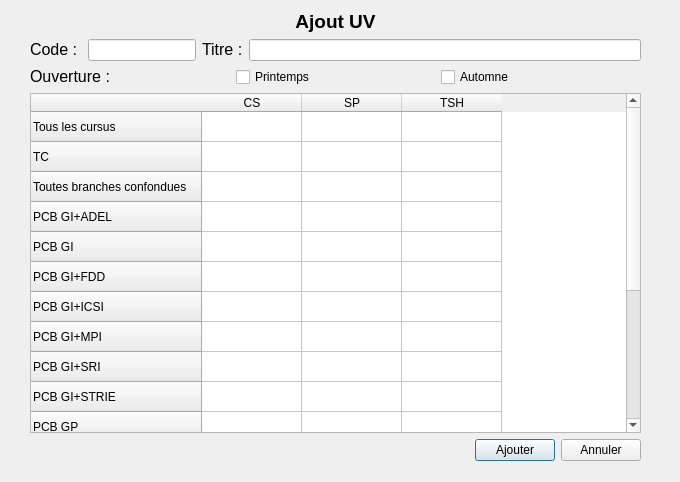
<?xml version="1.0" encoding="UTF-8"?>
<ui version="4.0">
 <class>Dialog</class>
 <widget class="QDialog" name="Dialog">
  <property name="geometry">
   <rect>
    <x>0</x>
    <y>0</y>
    <width>680</width>
    <height>482</height>
   </rect>
  </property>
  <property name="windowTitle">
   <string>Dialog</string>
  </property>
  <widget class="QWidget" name="verticalLayoutWidget">
   <property name="geometry">
    <rect>
     <x>30</x>
     <y>10</y>
     <width>611</width>
     <height>451</height>
    </rect>
   </property>
   <layout class="QVBoxLayout" name="verticalLayout1_2">
    <item alignment="Qt::AlignHCenter">
     <widget class="QLabel" name="Catalogue_2">
      <property name="text">
       <string>&lt;html&gt;&lt;head/&gt;&lt;body&gt;&lt;p align=&quot;center&quot;&gt;&lt;span style=&quot; font-size:14pt; font-weight:600;&quot;&gt;Ajout UV&lt;/span&gt;&lt;/p&gt;&lt;/body&gt;&lt;/html&gt;</string>
      </property>
     </widget>
    </item>
    <item>
     <layout class="QFormLayout" name="formLayout_2">
      <property name="fieldGrowthPolicy">
       <enum>QFormLayout::AllNonFixedFieldsGrow</enum>
      </property>
     </layout>
    </item>
    <item>
     <layout class="QHBoxLayout" name="horizontalLayout1_2">
      <item>
       <widget class="QLabel" name="code_2">
        <property name="text">
         <string>&lt;html&gt;&lt;head/&gt;&lt;body&gt;&lt;p&gt;&lt;span style=&quot; font-size:12pt;&quot;&gt;Code : &lt;/span&gt;&lt;/p&gt;&lt;/body&gt;&lt;/html&gt;</string>
        </property>
       </widget>
      </item>
      <item alignment="Qt::AlignLeft">
       <widget class="QLineEdit" name="codeEdit_2"/>
      </item>
      <item>
       <widget class="QLabel" name="titre_2">
        <property name="text">
         <string>&lt;html&gt;&lt;head/&gt;&lt;body&gt;&lt;p&gt;&lt;span style=&quot; font-size:12pt;&quot;&gt;Titre :&lt;/span&gt;&lt;/p&gt;&lt;/body&gt;&lt;/html&gt;</string>
        </property>
       </widget>
      </item>
      <item>
       <widget class="QLineEdit" name="titreEdit_2"/>
      </item>
     </layout>
    </item>
    <item>
     <layout class="QHBoxLayout" name="horizontalLayout_4">
      <item>
       <widget class="QLabel" name="ouverture_2">
        <property name="text">
         <string>&lt;html&gt;&lt;head/&gt;&lt;body&gt;&lt;p&gt;&lt;span style=&quot; font-size:12pt;&quot;&gt;Ouverture : &lt;/span&gt;&lt;/p&gt;&lt;/body&gt;&lt;/html&gt;</string>
        </property>
       </widget>
      </item>
      <item>
       <widget class="QCheckBox" name="printempsBox_2">
        <property name="text">
         <string>Printemps</string>
        </property>
       </widget>
      </item>
      <item>
       <widget class="QCheckBox" name="automneBox_2">
        <property name="text">
         <string>Automne</string>
        </property>
       </widget>
      </item>
     </layout>
    </item>
    <item>
     <widget class="QTableWidget" name="tableWidget">
      <row>
       <property name="text">
        <string>Tous les cursus</string>
       </property>
      </row>
      <row>
       <property name="text">
        <string>TC</string>
       </property>
      </row>
      <row>
       <property name="text">
        <string>Toutes branches confondues</string>
       </property>
      </row>
      <row>
       <property name="text">
        <string>PCB GI+ADEL</string>
       </property>
      </row>
      <row>
       <property name="text">
        <string>PCB GI</string>
       </property>
      </row>
      <row>
       <property name="text">
        <string>PCB GI+FDD</string>
       </property>
      </row>
      <row>
       <property name="text">
        <string>PCB GI+ICSI</string>
       </property>
      </row>
      <row>
       <property name="text">
        <string>PCB GI+MPI</string>
       </property>
      </row>
      <row>
       <property name="text">
        <string>PCB GI+SRI</string>
       </property>
      </row>
      <row>
       <property name="text">
        <string>PCB GI+STRIE</string>
       </property>
      </row>
      <row>
       <property name="text">
        <string>PCB GP</string>
       </property>
      </row>
      <row>
       <property name="text">
        <string>TSH branches+TC</string>
       </property>
      </row>
      <row>
       <property name="text">
        <string>TSH branches</string>
       </property>
      </row>
      <row>
       <property name="text">
        <string>TSH [1][1]</string>
       </property>
      </row>
      <row>
       <property name="text">
        <string>TSH [2][1]</string>
       </property>
      </row>
      <row>
       <property name="text">
        <string>TSH [1][2]</string>
       </property>
      </row>
      <row>
       <property name="text">
        <string>TSH [2][2]</string>
       </property>
      </row>
      <column>
       <property name="text">
        <string>CS</string>
       </property>
      </column>
      <column>
       <property name="text">
        <string>SP</string>
       </property>
      </column>
      <column>
       <property name="text">
        <string>TSH</string>
       </property>
      </column>
     </widget>
    </item>
    <item>
     <layout class="QHBoxLayout" name="horizontalLayout_5">
      <item>
       <spacer name="horizontalSpacer_2">
        <property name="orientation">
         <enum>Qt::Horizontal</enum>
        </property>
        <property name="sizeHint" stdset="0">
         <size>
          <width>40</width>
          <height>20</height>
         </size>
        </property>
       </spacer>
      </item>
      <item alignment="Qt::AlignRight">
       <widget class="QPushButton" name="ajouter">
        <property name="text">
         <string>Ajouter</string>
        </property>
       </widget>
      </item>
      <item alignment="Qt::AlignLeft">
       <widget class="QPushButton" name="annuler">
        <property name="text">
         <string>Annuler</string>
        </property>
       </widget>
      </item>
     </layout>
    </item>
   </layout>
  </widget>
 </widget>
 <resources/>
 <connections/>
</ui>
